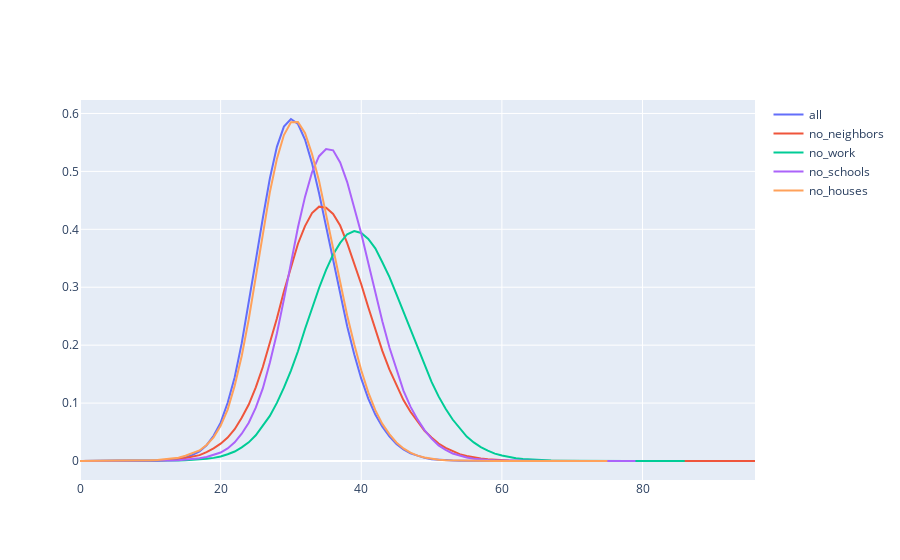

This figure's notebook cell:
### Code cell
fig = go.Figure()

sims_dict = {'all' : 0, 'no_neighbors': 1, 'no_work':2, 'no_schools':3, 'no_houses':4,
             '50%' : 5, '10%': 6, '1%': 7, '0.1%': 8, 'real': 9, '100%': 0
            }

for i,name in enumerate(['all', 'no_neighbors', 'no_work', 'no_schools', 'no_houses']):
    time_series = sims[i][0]
    
    fig.add_trace(go.Scatter(x=time_series.index, y=time_series['infected'],
                    mode='lines',
                    name=name))
    
fig.show()
